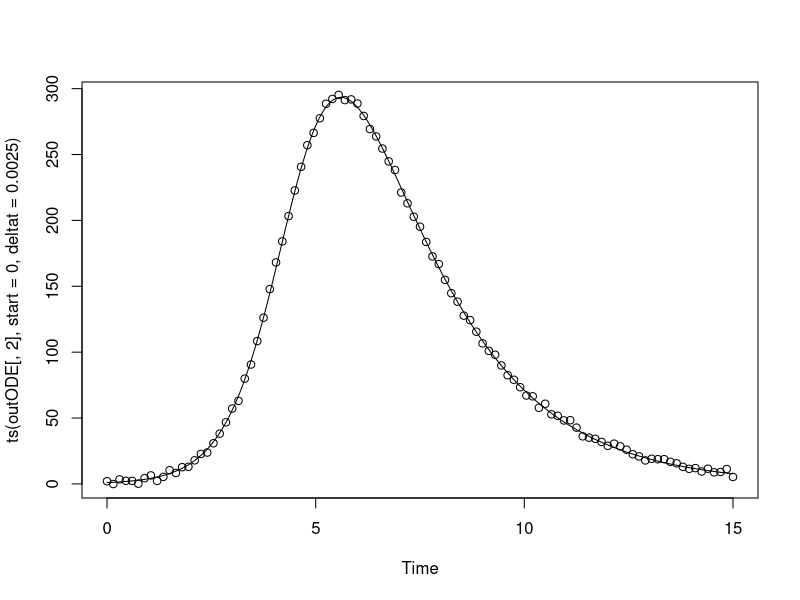
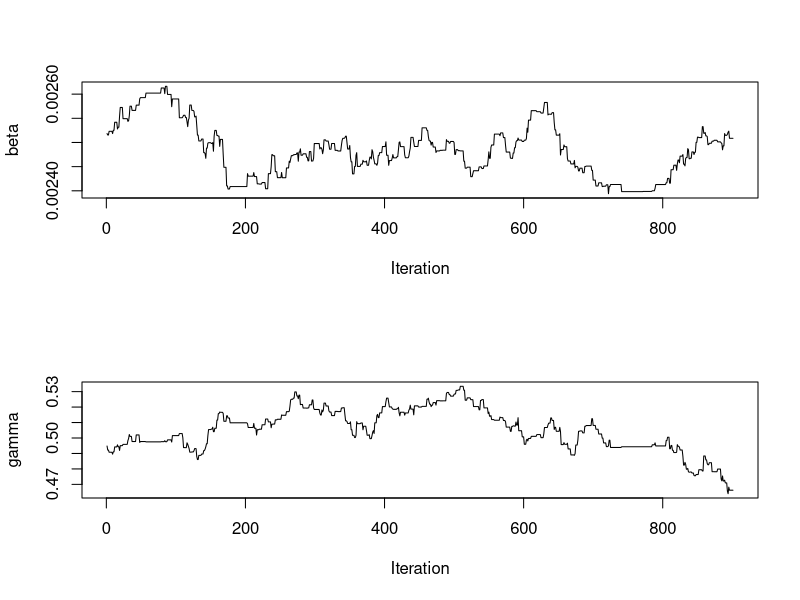

Generate these figures, in order, with R: (Note: a time limit stopped this script after it produced the figures.)
##ABC-MCMC sampler for ODE model
library(coda)
library(MASS)

#generate data
alphaSIR<-function(x,theta)
{
  c(-theta[1]*x[1]*x[2],theta[1]*x[1]*x[2]-theta[2]*x[2])
}

odesim<-function(T = 15, dt=0.0025, x0=c(762,1),theta, afun=alphaSIR)
{
  n <- T/dt
  d <- length(x0)
  x <- matrix(0,nrow=n+1,ncol=d)
  x[1,] <- x0 
  for (i in 2:(n+1)) 
  {
    x[i,] <- x[i-1,]+afun(x[i-1,],theta)*dt 
  }
  x
}

outODE <- odesim(T = 15, dt=0.0025, x0=c(762,1),theta=c(exp(-6),0.5),afun=alphaSIR)

Idata_ode2 <- outODE[1+(0:100)*60,2]
Idata_ode2 <- rnorm(101,Idata_ode2,2)
plot(ts(outODE[,2],start=0,deltat=0.0025))
lines(ts(Idata_ode2,start=0,deltat=0.15),type="p")

#set up prior pdf evaluation function for acceptance probability
logprior <- function(psi){
  sum(dnorm(psi, log = TRUE))
}

#the sampler itself
euclidean <- function(a,b){
  distance <- sqrt(sum((a - b)^2))
  distance
}

stop_time <- function(SIR_vec, thresh){
  peak_time <- which.max(SIR_vec)
  post_peak_vec <- SIR_vec[(peak_time+1):length(SIR_vec)]
  below_thresh_time <- which(post_peak_vec < thresh)
  if (length(below_thresh_time) > 0) {
    return((peak_time + below_thresh_time[1]))
  } else {
    return(length(SIR_vec))
  }
}

summary_stats <- c(which.max(Idata_ode2), stop_time(Idata_ode2, 10))

#ABC acceptance function
abc_acceptance <- function(can){
  pseudo_data <- odesim(theta = exp(can))
  pseudo_Idata <- pseudo_data[1+(0:100)*60,2]
  pseudo_Idata_obs <- pseudo_Idata + rnorm(101,0,2)
  pseudo_sum <- c(which.max(pseudo_Idata_obs), stop_time(pseudo_Idata_obs, 10))
  distance <- euclidean(summary_stats, pseudo_sum)
  distance
}

#ABC-MCMC sampler
abc_mcmc <- function(N, init, Sigma, epsilon){
  theta_mat <- matrix(0, nrow = N, ncol = 2)
  theta_mat[1,] <- init
  psi <- init
  accepted <- 0
  for(i in 2:N){
    can <- mvrnorm(1, psi, Sigma)
    laprob <- logprior(can)-logprior(psi)
    if (abc_acceptance(can) < epsilon){
      if (log(runif(1)) < laprob){
        psi <- can
        theta_mat[i,] <- psi
        accepted <- accepted + 1
      } else{
        theta_mat[i,] <- psi
      }
    } else{
      theta_mat[i,] <- psi
    }
  }
  print(accepted/(N-1))
  return(theta_mat)
}

out <- abc_mcmc(1000, init=c(-6, log(0.5)), Sigma = diag(rep(0.000033,2)), 2)
par(mfrow = c(2,1))
plot(ts(exp(out[100:1000,1])), xlab = "Iteration", ylab = "beta")
plot(ts(exp(out[100:1000,2])), xlab = "Iteration", ylab = "gamma")
par(mfrow = c(1,1))

SigmaOpt <- (2.38^2)/2*var(out)

outopt <- abc_mcmc(10000, init=c(-6, log(0.5)), SigmaOpt, 2)
effectiveSize(outopt)
cpu_time_3 <- system.time(abc_mcmc(10000, init=c(-6, log(0.5)), SigmaOpt, 2)) #139.81
plot(ts(outopt))

post_mat <- exp(outopt)
effectiveSize(post_mat) #535.1404 and 243.6046
par(mfrow = c(2,3))
plot(ts(post_mat[100:10000,1]), xlab = "iteration", ylab = "value", main = "beta")
acf(post_mat[100:10000,1], main = "")
hist(post_mat[100:10000,1], freq = F, xlab = "value", main = "beta", ylim = c(0,70000))
lines(density(post_mat[100:10000,1]), lwd = 2, col = "red")
plot(ts(post_mat[100:10000,2]), xlab = "iteration", ylab = "value", main = "gamma")
acf(post_mat[100:10000,2], main = "")
hist(post_mat[100:10000,2], freq = F, xlab = "value", main = "gamma", ylim = c(0,150))
lines(density(post_mat[100:10000,2]), lwd = 2, col = "red")
par(mfrow = c(1,1))

#posterior predictive
N <- 10000
T <- 15
dt <- 0.0025
I.mat_ode_mcmc <- matrix(0,nrow=T/dt+1,ncol=N)
for(i in 1:N)
{
  I.mat_ode_mcmc[,i] <- odesim(T=15, dt=0.0025, x0=c(762,1), theta=post_mat[i,], afun=alphaSIR)[,2]
  I.mat_ode_mcmc[,i] <- rnorm((T/dt)+1, I.mat_ode_mcmc[,i],2)
}

I.mean_ode_mcmc <- apply(I.mat_ode_mcmc,1,mean)
I.lq_ode_mcmc <- apply(I.mat_ode_mcmc,1,quantile,0.025)
I.uq_ode_mcmc <- apply(I.mat_ode_mcmc,1,quantile,0.975)

par(mfrow = c(1,1))
plot(ts(I.mean_ode_mcmc,start=0,deltat=0.0025),ylim=c(0,400), xlab = "Time(Days)", ylab = "It")
lines(ts(I.lq_ode_mcmc,start=0,deltat=0.0025),col=2)
lines(ts(I.uq_ode_mcmc,start=0,deltat=0.0025),col=2)
lines(ts(Idata_ode2,start=0,deltat=0.15),type="p")
